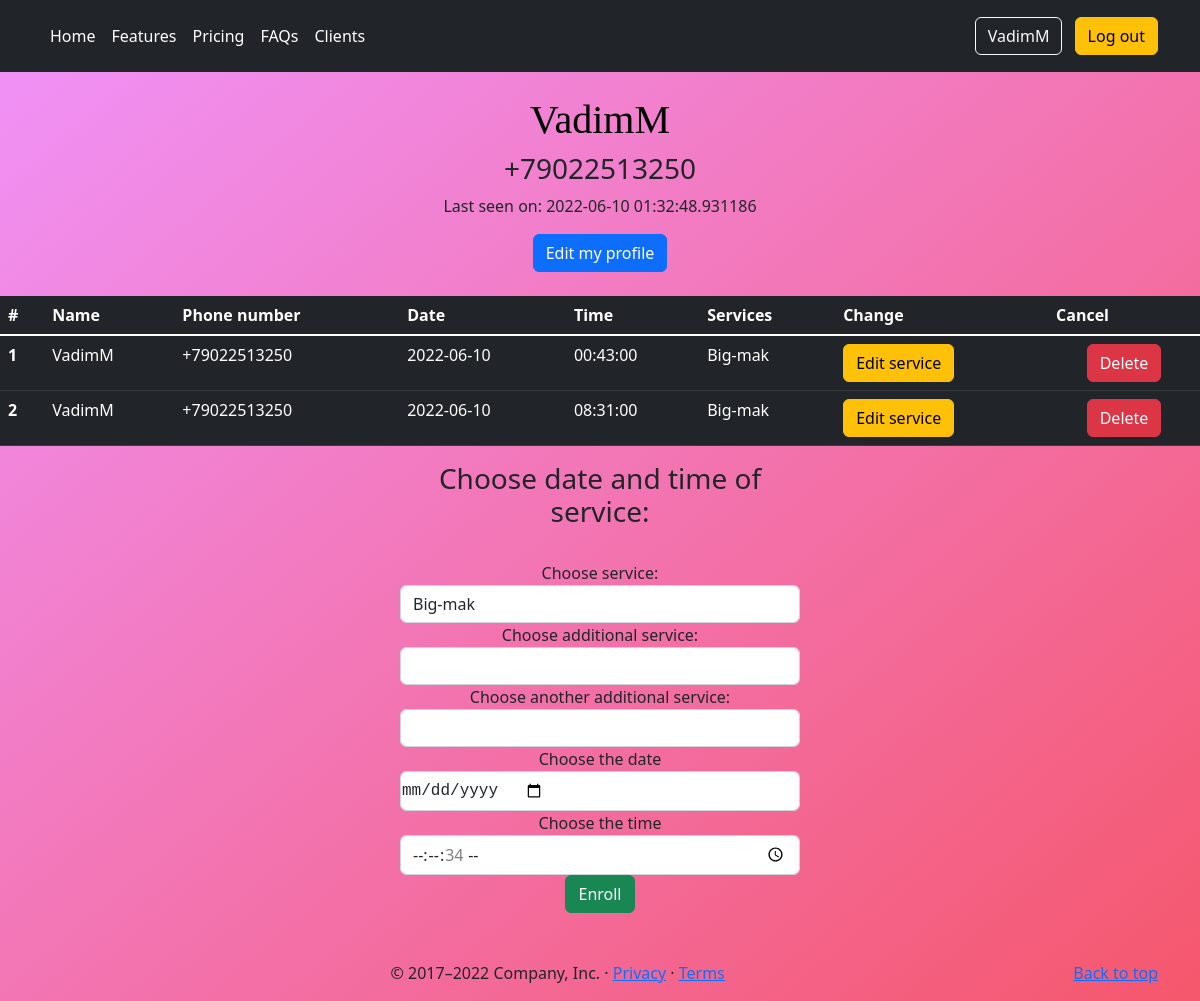
The page /user/VadimM (signed in) on the database its author committed.
### app/models.py (models this page shows, shortened)
class User(UserMixin, db.Model):
    __tablename__ = 'user'
    id = db.Column(db.Integer, primary_key=True)
    username = db.Column(db.String(64), index=True, unique=True)
    phone_number = db.Column(db.String(120), index=True, unique=True)
    password_hash = db.Column(db.String(128))
    about_me = db.Column(db.String(140))  # TODO does this really need
    last_seen = db.Column(db.DateTime, default=datetime.now)
    services = db.relationship('Service', backref='client', lazy='dynamic')

class Service(db.Model):
    __tablename__ = 'service'
    id = db.Column(db.Integer, primary_key=True)
    service1 = db.Column(db.String(60), index=True, nullable=False)
    service2 = db.Column(db.String(60), index=True)
    service3 = db.Column(db.String(60), index=True)
    service_date = db.Column(db.Date, index=True, nullable=False)  # TODO service date\time
    service_time = db.Column(db.Time, index=True, nullable=False)
    user_id = db.Column(db.Integer, db.ForeignKey('user.id'))

### app/routes.py (the view)
@app.route('/user/<username>', methods=['GET', 'POST'])
@login_required
def user(username):
    form = Services()
    user = User.query.filter_by(username=username).first()
    services = Service.query.filter_by(user_id=user.id)
    return render_template('user.html', user=user, title=username, form=form, services=services)

### app/forms.py
class Services(FlaskForm):
    service1 = SelectField('Choose service:', choices=['Big-mak', 'Chicken Burger', 'Cheeseburger'])
    service2 = SelectField('Choose additional service:', choices=['', 'Coke-cola', 'Pepsi', 'Fanta'],
                           validate_choice=False)
    service3 = SelectField('Choose another additional service:', choices=['', 'At the place', 'To Go', 'Delivery'],
                           validate_choice=False)
    service_date = DateField('Choose the date', validators=[InputRequired()],
                             format='%Y-%m-%d', render_kw={"min": datetime.now().date()})
    service_time = TimeField('Choose the time', validators=[InputRequired()],
                             format='%H:%M', render_kw={"min": datetime.now().time()})
    submit = SubmitField('Enroll', render_kw={'class': 'btn btn-info'})

### app/models.py (called while the page is built)
@login.user_loader
def load_user(id):
    return User.query.get(int(id))

### app/routes.py (called while the page is built)
@app.before_request
def before_request():
    if current_user.is_authenticated:
        current_user.last_seen = datetime.today()
        db.session.commit()

### app/templates/user.html (shortened to what this page needs)
{% extends "base.html" %}
{% import "bootstrap/wtf.html" as wtf %}
{% block body %}
<head>
</head>
<body>
<main>
    <br>
    <tr>
        <td>
            {% if user == current_user %}
            <h1>{{ user.username }}</h1>
            {% endif %}
            {% if user.phone_number %}<h3>{{ user.phone_number }}</h3>{% endif %}
            {% if user.last_seen %}<p>Last seen on: {{ user.last_seen }}</p>{% endif %}
            <a type="button" class="btn btn-primary" href="{{ url_for('edit_profile') }}">Edit my profile</a>
        </td>
    </tr>
    <br><br>
    <table class="table table-dark">
        <thead>
        <tr>
            <th scope="col">#</th>
            <th scope="col">Name</th>
            <th scope="col">Phone number</th>
            <th scope="col">Date</th>
            <th scope="col">Time</th>
            <th scope="col">Services</th>
            <th scope="col">Change</th>
            <th scope="col">Cancel</th>
        </tr>
        </thead>
        <tbody class="table-group-divider">
        {% for service in services %}
        <tr>
            {% if user == current_user %}
            <th scope="row">{{ service.id }}</th>
            <td>{{ user.username }}</td>
            <td>{{ user.phone_number }}</td>
            <td>{{ service.service_date }}</td>
            <td>{{ service.service_time }}</td>
            <td>{{ service.service1 }} {{ service.service2 }} {{ service.service3 }}</td>
            <td><a type="button" class="btn btn-warning" href="{{ url_for('edit_service', service_id=service.id ) }}">Edit service</a>
            <td><form action="{{ url_for('delete_service', service_id=service.id) }}" method=post>
                <input type=submit class="btn btn-danger" value="Delete"></form></td>
            {% endif %}
        </tr>
        {% endfor %}
        </tbody>
    </table>
    <form action="{{ url_for('add_service') }}" method="post">
        <h3><label>Choose date and time of service:</label></h3><br>
        {{ wtf.quick_form(form, button_map={'submit': 'success'}) }}
    </form>
    <br><br>
</main>
</body>
{% endblock %}

### app/templates/base.html (shortened to what this page needs)
<html lang="en">
<head>
    {% block style %}
    <link href="{{ url_for('static', filename='css/carousel.css')}}" rel="stylesheet">
    {% endblock %}
</head>
<body>
{% block header %}
<header class="p-3 bg-dark text-white">
    <div class="container">
        <div class="d-flex flex-wrap align-items-center justify-content-center justify-content-lg-start">
            <ul class="nav col-12 col-lg-auto me-lg-auto mb-2 justify-content-center mb-md-0">
                <li><a href="/" class="nav-link px-2 text-white">Home</a></li>
                <li><a href="#" class="nav-link px-2 text-white">Features</a></li>
                <li><a href="/pricing" class="nav-link px-2 text-white">Pricing</a></li>
                <li><a href="#" class="nav-link px-2 text-white">FAQs</a></li>
                <li><a href="/clients" class="nav-link px-2 text-white">Clients</a></li>
            </ul>
            <div class="text-end">
                {% if current_user.is_anonymous %}
                <a class="btn btn-outline-light me-2" href="{{ url_for('login') }}" role="button">Log in</a>
                <a class="btn btn-warning" href="{{ url_for('register') }}" role="button">Register</a>
                {% else %}
                <a class="btn btn-outline-light me-2" href="{{ url_for('user', username=current_user.username) }}"
                   role="button">{{ current_user.username }}</a>
                <a class="btn btn-warning" href="{{ url_for('logout') }}" role="button">Log out</a>
                {% endif %}
            </div>
        </div>
    </div>
</header>
{% endblock %}
<main>
    {% block body %}{% endblock %}
    {% block footer %}
    <footer class="container">
        <p class="float-end"><a href="#">Back to top</a></p>
        <p>&copy; 2017–2022 Company, Inc. &middot; <a href="#">Privacy</a> &middot; <a href="#">Terms</a></p>
    </footer>
    {% endblock %}
</main>
</body>
</html>

### app/templates/user.html (style rules this page uses)
body { background: linear-gradient(to bottom right, rgba(240, 147, 251, 1), rgba(245, 87, 108, 1)) }
main { vertical-align:middle; margin: 0 auto; vertical-align:middle; max-width: auto; padding: auto; text-align: center; }
h1 { color : #000000; text-align : center; font-family: "SIMPSON"; }
form { margin: 0 auto; padding: auto; text-align: center; max-width: 400px; btn: btn-warning }
input[type="date"] { -webkit-align-items: center; display: -webkit-inline-flex; font-family: monospace; overflow: hidden; background: linear-gradient(to bottom right, rgba(240, 147, 251, 1), rgba(245, 87, 108, 1)) padding: 0; -webkit-padding-start: 1px; }

### rows shown on the page
User: username "VadimM", phone_number "+79022513250", last_seen "2022-06-10 01:32:48.931186"
Service: id "1", service_date "2022-06-10", service_time "00:43:00", service1 "Big-mak"
Service: id "2", service_date "2022-06-10", service_time "08:31:00", service1 "Big-mak"
